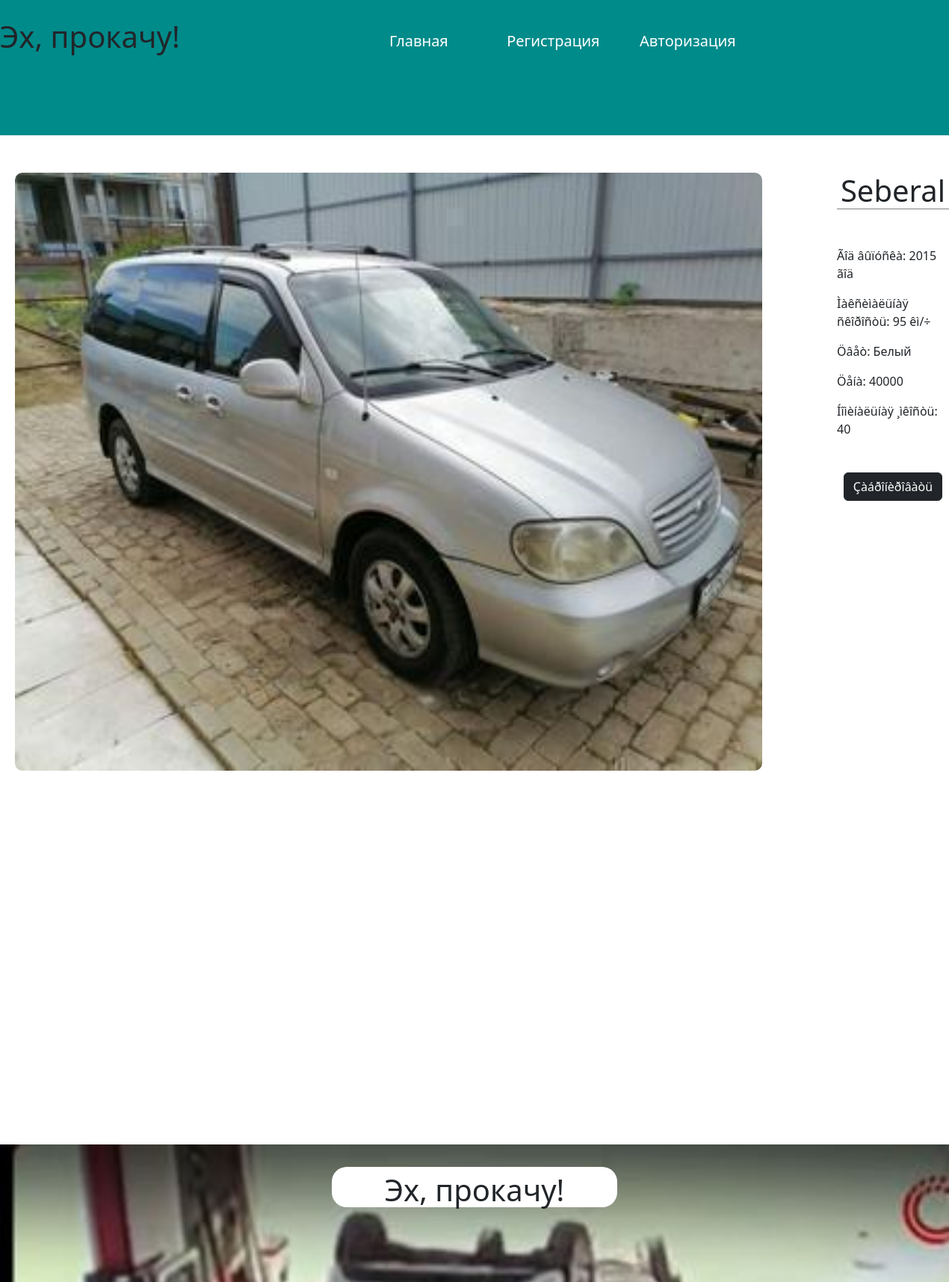
/pages/cars/Seber.php, run on the app's committed database.
### tables this page shows
CREATE TABLE `Full_Car` (
  `id` int(11) NOT NULL AUTO_INCREMENT,
  `Name_Car` varchar(100) DEFAULT NULL,
  `Year` int(4) DEFAULT NULL,
  `Litr` int(2) DEFAULT NULL,
  `Max_Speed` int(3) DEFAULT NULL,
  `Color` varchar(50) DEFAULT NULL,
  `Price` int(100) DEFAULT NULL,
  `Image` varchar(100) DEFAULT NULL,
  PRIMARY KEY (`id`)
);

### pages/cars/script.php (called while the page is built, shortened)
<?php
$dir_name = "/" . basename(str_replace(array("pages", "cars"), "", __DIR__)) . "/";

### pages/cars/Seber.php (the view, shortened to what this page needs)
<?php
include "./script.php";
require_once ("header.php");
$sql = mysqli_query($link,
"select * from Full_Car where Name_Car = 'Seberal' and Price = 40000");
$row = mysqli_fetch_array($sql);
$name = $row["Name_Car"];
$year = $row["Year"];
$litr = $row["Litr"];
$max_speed = $row["Max_Speed"];
$color = $row["Color"];
$price = $row["Price"];
$image = "/" . $row["Image"];
?>
<div class="section-1-shablons flex">
    <div class="section-1-light-margin-left">
        <img alt="" src="<?=$dir_site . $image?>" class="section-1-img" />
    </div>
    <div class="section-1-start">
        <h1 class="section-1-shablons-h1"><?=$name?></h1>
        <p>Ãîä âûïóñêà: <?=$year?> ãîä</p>
        <p>Ìàêñèìàëüíàÿ ñêîðîñòü: <?=$max_speed?> êì/÷</p>
        <p>Öâåò: <?=$color?></p>
        <p>Öåíà: <?=$price?></p>
        <p>Íîìèíàëüíàÿ ¸ìêîñòü: <?=$litr?></p>
        <div class="flex-center section-1-shablons-padding-top">
                <a type="submit" href="<?= $dir_name . 'bronirovanie.php' ?>" class="btn btn-dark">Çàáðîíèðîâàòü</a>
        </div>
    </div>
</div>
<?php
require_once($_SERVER['DOCUMENT_ROOT'] . "/includes/footer.php");
?>

### css/main.css (style rules this page uses)
* { padding: 0; margin: 0; }
.flex-center { display: flex; justify-content: center; }
.flex { display: flex; }
.section-1-shablons { padding-top: 50px; }
.section-1-start { margin-left: 100px; }
.section-1-img { width: 1000px; height: 800px; border-radius: 10px; }
.section-1-light-margin-left { margin-left: 20px; }
.section-1-shablons-h1 { text-align: center; border-bottom: 1px solid grey; margin-bottom: 50px; }
.section-1-shablons-padding-top { padding-top: 30px; }

### data on the page
full_car: Image (picture), Name_Car "Seberal", Year "2015", Max_Speed "95", Color "Белый", Price "40000", Litr "40"
